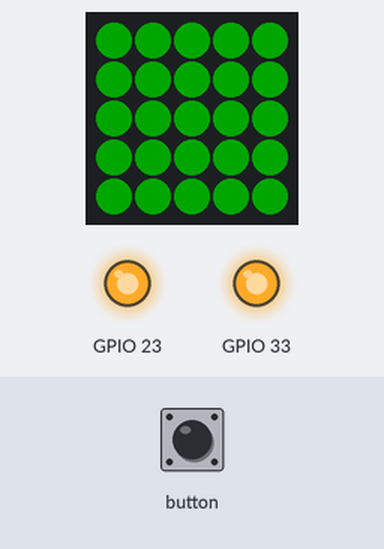
A sketch run on a simulated ESP32. Shown: 5×5 RGB LED matrix (first LED top left, wired row by row), output pins drawn as LEDs (lit = HIGH). Inputs (shaded band) come from the test bench. Dim RGB values are drawn brighter than linear.

Above: at 1.2 s.
1.3 s: button pressed for 0.15 s
At 1.6 s:
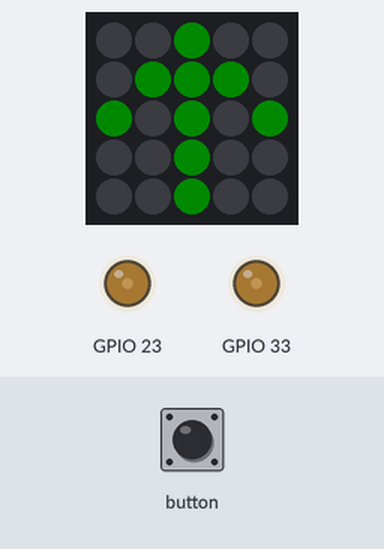
7.4 s: button pressed for 1 s
At 12.8 s:
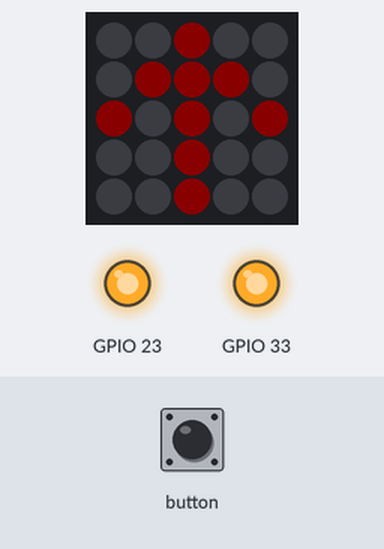
13.9 s: button pressed for 0.15 s
At 19.97 s:
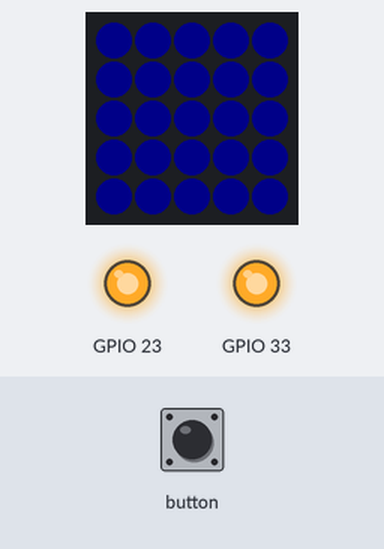
20.0 s: button pressed for 3.2 s
At 26.26 s:
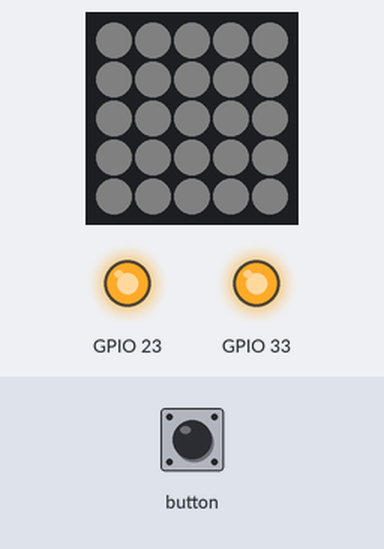
Timing chart, 0 to 26.5 s (numbered marks = the images above; inputs shaded):
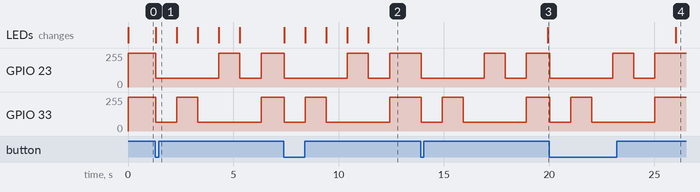

The sketch:

M5atomD2_1_ctrl.ino
```cpp
//board setting : M5Stick-C

#include "M5Atom.h"

extern const unsigned char AtomImageData[375 + 2];

uint8_t DisBuff[2 + 5 * 5 * 3];

void setBuff(uint8_t Rdata, uint8_t Gdata, uint8_t Bdata)
{
    DisBuff[0] = 0x05;
    DisBuff[1] = 0x05;
    for (int i = 0; i < 25; i++)
    {
        DisBuff[2 + i * 3 + 0] = Rdata;
        DisBuff[2 + i * 3 + 1] = Gdata;
        DisBuff[2 + i * 3 + 2] = Bdata;
    }
}

void setBuff_straight(uint8_t Rdata, uint8_t Gdata, uint8_t Bdata)
{
    DisBuff[0] = 0x05;
    DisBuff[1] = 0x05;
    for (int i = 0; i < 25; i++)
    {
        if (i%5==2 || i==6||i==8
            ||i==10||i==14){
        DisBuff[2 + i * 3 + 0] = Rdata;
        DisBuff[2 + i * 3 + 1] = Gdata;
        DisBuff[2 + i * 3 + 2] = Bdata;
        }else{
        DisBuff[2 + i * 3 + 0] = 0;
        DisBuff[2 + i * 3 + 1] = 0;
        DisBuff[2 + i * 3 + 2] = 0;
        }
    }
  M5.dis.displaybuff(DisBuff);

}

void setBuff_right(uint8_t Rdata, uint8_t Gdata, uint8_t Bdata)
{
    DisBuff[0] = 0x05;
    DisBuff[1] = 0x05;
    for (int i = 0; i < 25; i++)
    {
        if (i==2||i==8||i==10 || i==11
            ||i==12||i==13||i==14||i==18||i==22){
        DisBuff[2 + i * 3 + 0] = Rdata;
        DisBuff[2 + i * 3 + 1] = Gdata;
        DisBuff[2 + i * 3 + 2] = Bdata;
        }else{
        DisBuff[2 + i * 3 + 0] = 0;
        DisBuff[2 + i * 3 + 1] = 0;
        DisBuff[2 + i * 3 + 2] = 0;
        }
    }
  M5.dis.displaybuff(DisBuff);
}

void setBuff_left(uint8_t Rdata, uint8_t Gdata, uint8_t Bdata)
{
    DisBuff[0] = 0x05;
    DisBuff[1] = 0x05;
    for (int i = 0; i < 25; i++)
    {
        if (i==2||i==6||i==10 || i==11
            ||i==12||i==13||i==14||i==16||i==22){
        DisBuff[2 + i * 3 + 0] = Rdata;
        DisBuff[2 + i * 3 + 1] = Gdata;
        DisBuff[2 + i * 3 + 2] = Bdata;
        }else{
        DisBuff[2 + i * 3 + 0] = 0;
        DisBuff[2 + i * 3 + 1] = 0;
        DisBuff[2 + i * 3 + 2] = 0;
        }
    }
  M5.dis.displaybuff(DisBuff);
}

int PWMCHR = 14;
int PWMCHL = 15;

void setup()
{

    M5.begin(true, false, true);
    delay(10);
    setBuff(0xff, 0x00, 0x00);
    M5.dis.displaybuff(DisBuff);
    pinMode(33, OUTPUT);
    pinMode(23, OUTPUT);
//    digitalWrite(33, HIGH);
//    digitalWrite(23, HIGH);
    ledcSetup(PWMCHR, 1000, 8); // 1000Hz, 8Bit(256段階)
    ledcSetup(PWMCHL, 1000, 8); // 1000Hz, 8Bit(256段階)
    ledcAttachPin(33, PWMCHR);
    ledcAttachPin(23, PWMCHL);
    ledcWrite(PWMCHR, 256);
    ledcWrite(PWMCHL, 256);

}

uint8_t FSM = 0;

void loop()
{
    if (M5.Btn.wasPressed())
    {

        switch (FSM)
        {
        case 0:
            setBuff_straight(0x40, 0x00, 0x00);
            ledcWrite(PWMCHR, 64);
            ledcWrite(PWMCHL, 64);
            delay(1000);
            setBuff_right(0x00, 0x00, 0x40);
            ledcWrite(PWMCHR, 256);
            ledcWrite(PWMCHL, 64);
            delay(1000);
            setBuff_straight(0x40, 0x00, 0x00);
            ledcWrite(PWMCHR, 64);
            ledcWrite(PWMCHL, 64);
            delay(1000);
            setBuff_left(0x00, 0x40, 0x00);
            ledcWrite(PWMCHR, 64);
            ledcWrite(PWMCHL, 256);
            delay(1000);
            setBuff_straight(0x40, 0x00, 0x00);
            ledcWrite(PWMCHR, 64);
            ledcWrite(PWMCHL, 64);
            delay(1000);
            ledcWrite(PWMCHR, 256);
            ledcWrite(PWMCHL, 256);
            delay(1000);

            break;
        case 1:
            setBuff_straight(0x00, 0x40, 0x00);
            ledcWrite(PWMCHR, 64);
            ledcWrite(PWMCHL, 64);
            delay(1000);
            setBuff_right(0x00, 0x40, 0x00);
            ledcWrite(PWMCHR, 256);
            ledcWrite(PWMCHL, 64);
            delay(1000);
            setBuff_straight(0x00, 0x40, 0x00);
            ledcWrite(PWMCHR, 64);
            ledcWrite(PWMCHL, 64);
            delay(1000);
            setBuff_left(0x00, 0x40, 0x00);
            ledcWrite(PWMCHR, 64);
            ledcWrite(PWMCHL, 256);
            delay(1000);
            setBuff_straight(0x00, 0x40, 0x00);
            ledcWrite(PWMCHR, 64);
            ledcWrite(PWMCHL, 64);
            delay(1000);
            ledcWrite(PWMCHR, 256);
            ledcWrite(PWMCHL, 256);
            delay(1000);
            break;
        case 2:
            setBuff(0x00, 0x00, 0x40);
            ledcWrite(PWMCHR, 64);
            ledcWrite(PWMCHL, 64);
            delay(1000);
            ledcWrite(PWMCHR, 256);
            ledcWrite(PWMCHL, 64);
            delay(1000);
            ledcWrite(PWMCHR, 64);
            ledcWrite(PWMCHL, 64);
            delay(1000);
            ledcWrite(PWMCHR, 64);
            ledcWrite(PWMCHL, 256);
            delay(1000);
            ledcWrite(PWMCHR, 64);
            ledcWrite(PWMCHL, 64);
            delay(1000);
            ledcWrite(PWMCHR, 256);
            ledcWrite(PWMCHL, 256);
            delay(1000);
            break;
        case 3:
            setBuff(0x20, 0x20, 0x20);
            ledcWrite(PWMCHR, 64);
            ledcWrite(PWMCHL, 64);
            delay(1000);
            ledcWrite(PWMCHR, 256);
            ledcWrite(PWMCHL, 64);
            delay(1000);
            ledcWrite(PWMCHR, 64);
            ledcWrite(PWMCHL, 64);
            delay(1000);
            ledcWrite(PWMCHR, 64);
            ledcWrite(PWMCHL, 256);
            delay(1000);
            ledcWrite(PWMCHR, 64);
            ledcWrite(PWMCHL, 64);
            delay(1000);
            ledcWrite(PWMCHR, 256);
            ledcWrite(PWMCHL, 256);
            delay(1000);
            break;
        default:
            break;
        }
        M5.dis.displaybuff(DisBuff);

        FSM++;
        if (FSM >= 4)
        {
            FSM = 0;
        }
    }

    delay(50);
    M5.update();
}
```

Source omitted: image.c (data table, 2825 bytes)

Measured:
- after the input at 1.3 s, GPIO 23: 255/255 → 64/255 at once, → 255/255 3.0 s later, → 64/255 1.0 s later, → 255/255 1.0 s later; GPIO 33: 255/255 → 64/255 at once, → 255/255 1.0 s later, → 64/255 1.0 s later, → 255/255 3.0 s later; the LEDs: change at once (image 1)
- after the input at 7.4 s, GPIO 23: 255/255 → 64/255 at once, → 255/255 3.0 s later, → 64/255 1.0 s later, → 255/255 1.0 s later; GPIO 33: 255/255 → 64/255 at once, → 255/255 1.0 s later, → 64/255 1.0 s later, → 255/255 3.0 s later; the LEDs: change at once (image 2)
- after the input at 13.9 s, GPIO 23: 255/255 → 64/255 at once, → 255/255 3.0 s later, → 64/255 1.0 s later, → 255/255 1.0 s later; GPIO 33: 255/255 → 64/255 at once, → 255/255 1.0 s later, → 64/255 1.0 s later, → 255/255 3.0 s later; the LEDs: change after 6.0 s (image 3)
- after the input at 20.0 s, GPIO 23: 255/255 → 64/255 at once, → 255/255 3.0 s later, → 64/255 1.0 s later, → 255/255 1.0 s later; GPIO 33: 255/255 → 64/255 at once, → 255/255 1.0 s later, → 64/255 1.0 s later, → 255/255 3.0 s later; the LEDs: change after 6.0 s (image 4)
